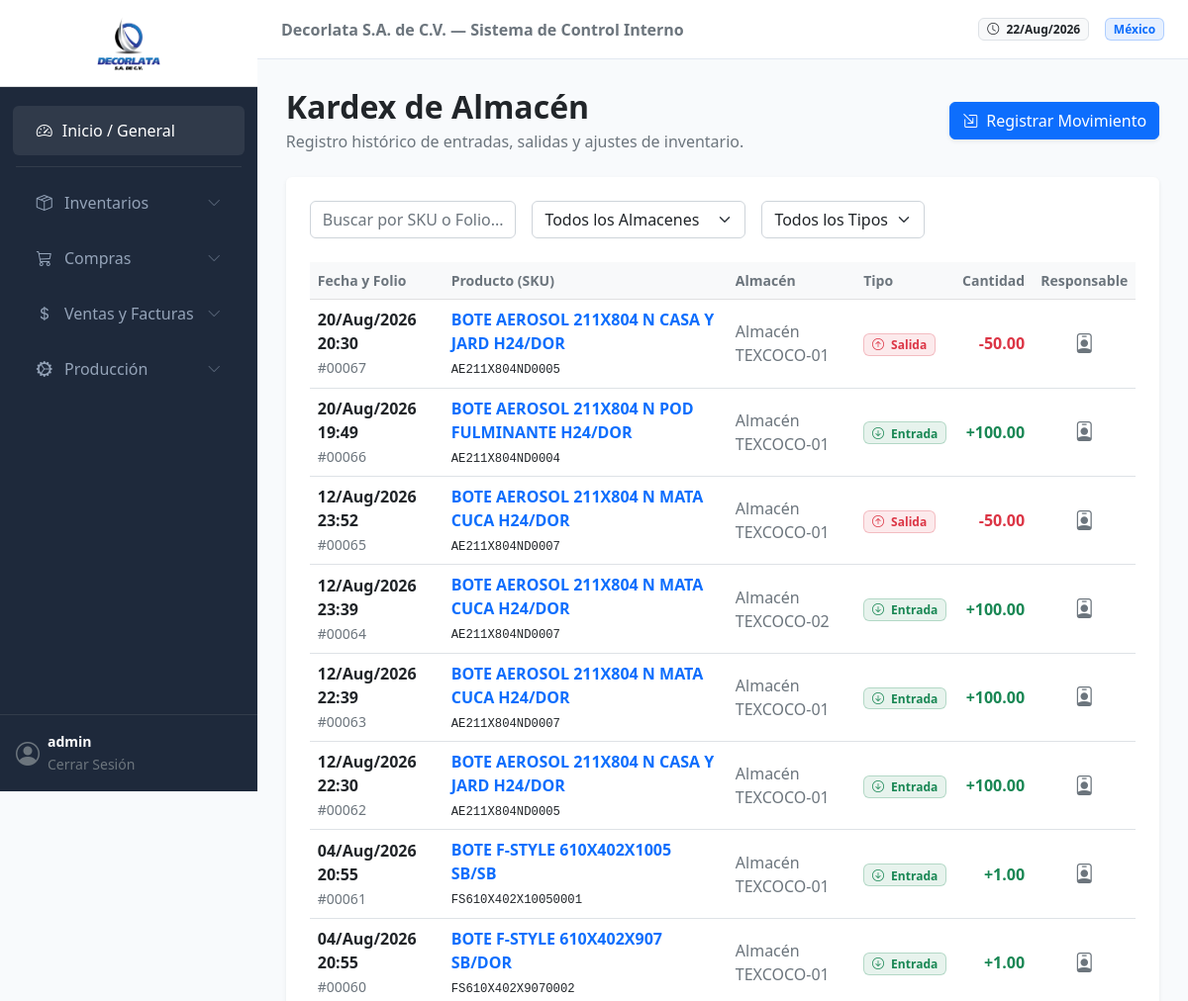
The app's page /inventario/movimientos/ (signed in, upper part), older data.
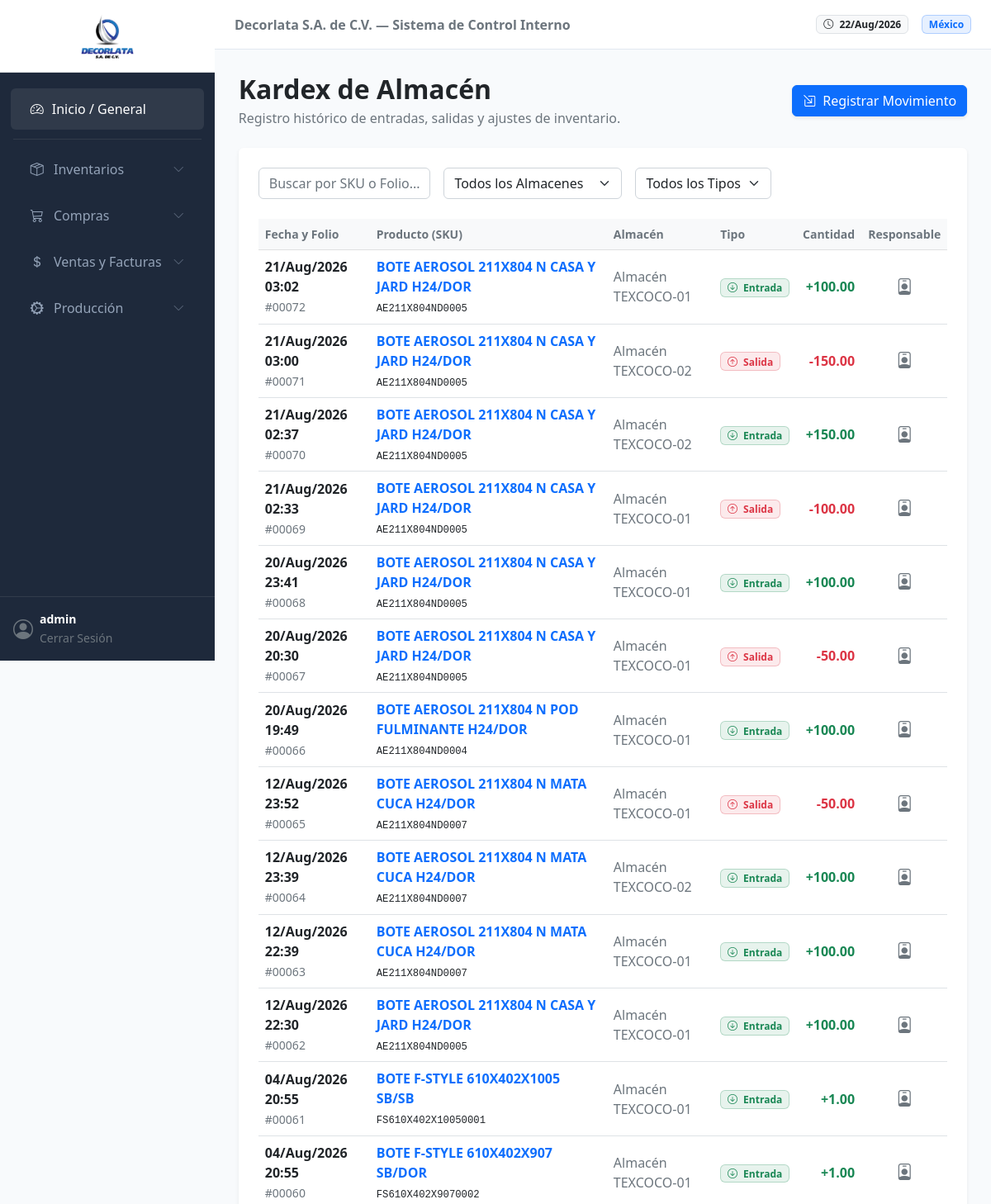
The same page, newer data.
### inventario/models.py (models this page shows, shortened)
class MovimientoInventario(models.Model):
    ENTRADA = 'E'
    SALIDA = 'S'
    TRANSFERENCIA = 'T'
    AJUSTE = 'A'
    TIPO_MOVIMIENTO_CHOICES = [
        (ENTRADA, 'Entrada (Compra/Producción)'),
        (SALIDA, 'Salida (Venta/Consumo)'),
        (TRANSFERENCIA, 'Transferencia entre Bodegas'),
        (AJUSTE, 'Ajuste Manual'),
    ]
    fecha = models.DateTimeField(auto_now_add=True)
    producto = models.ForeignKey(Producto, on_delete=models.PROTECT)
    bodega_origen = models.ForeignKey(Bodega, on_delete=models.PROTECT, related_name='movimientos_origen', blank=True, null=True)
    bodega_destino = models.ForeignKey(Bodega, on_delete=models.PROTECT, related_name='movimientos_destino', blank=True, null=True)
    tipo_movimiento = models.CharField(max_length=1, choices=TIPO_MOVIMIENTO_CHOICES)
    cantidad = models.DecimalField(max_digits=18, decimal_places=6)
    lote = models.CharField(max_length=50, blank=True, null=True, help_text="Número de Lote (crítico para Químicos/Componentes)")
    fecha_caducidad = models.DateField(blank=True, null=True, help_text="Fecha de caducidad aplicable según el lote")
    moneda_original = models.ForeignKey(
        Moneda, on_delete=models.PROTECT, blank=True, null=True,
        help_text="Moneda original de la transacción (Ej: USD en compra de válvulas)"
    )
    costo_unitario_original = models.DecimalField(
        max_digits=18, decimal_places=6, blank=True, null=True,
        help_text="Costo en la moneda de origen al momento del movimiento"
    )
    tipo_cambio_aplicado = models.DecimalField(
        max_digits=18, decimal_places=6, default=Decimal('1.000000'),
        help_text="Tipo de cambio del DOF aplicado ese día"
    )
    costo_unitario_mxn_capturado = models.DecimalField(
        max_digits=18, decimal_places=6, default=Decimal('0.000000'),
        help_text="Costo resultante en MXN integrado a la contabilidad"
    )
    referencia_operacion = models.CharField(max_length=100, blank=True, null=True, help_text="Ej: Folio OC-2026-004 o OP-2026-001")
    usuario = models.ForeignKey('auth.User', on_delete=models.PROTECT, help_text="Usuario que registró el movimiento")
    observaciones = models.TextField(blank=True, null=True)
    class Meta:
        verbose_name = "Movimiento de Inventario (Kardex)"
        verbose_name_plural = "Movimientos de Inventario (Kardex)"
        ordering = ['-fecha'] # Ordenar por fecha descendente

class Producto(models.Model):
    MATERIA_PRIMA = 'MP'
    COMPONENTE = 'CP'
    PRODUCTO_TERMINADO = 'PT'
    TIPO_PRODUCTO_CHOICES = [
        (MATERIA_PRIMA, 'Materia Prima (Químicos/Hojalata)'),
        (COMPONENTE, 'Componente (Válvulas/Tapas)'),
        (PRODUCTO_TERMINADO, 'Producto Terminado (Botes/Aerosol)'),
    ]
    nombre = models.CharField(max_length=255)
    sku = models.CharField(max_length=50, unique=True, help_text="Ej: AE-001 (Aerosol) o MP-BAR-EPO (Barniz)")
    descripcion = models.TextField(blank=True, null=True)
    tipo = models.CharField(max_length=2, choices=TIPO_PRODUCTO_CHOICES, default=PRODUCTO_TERMINADO)
    unidad_medida = models.ForeignKey(UnidadMedida, on_delete=models.PROTECT, help_text="Ej: Pza, Kg")
    moneda_base_costo = models.ForeignKey(
        Moneda, on_delete=models.PROTECT, related_name='productos_costo', help_text="Moneda en la que se rastrea el costo promedio"
    )
    moneda_base_venta = models.ForeignKey(
        Moneda, on_delete=models.PROTECT, related_name='productos_venta', help_text="Moneda de referencia para precios de venta"
    )
    costo_promedio_mxn = models.DecimalField(
        max_digits=18, decimal_places=6, default=Decimal('0.000000'), help_text="Costo promedio unitario en MXN para contabilidad"
    )
    class Meta:
        verbose_name = "Producto"
        verbose_name_plural = "Catálogo de Productos"

class Bodega(models.Model):
    codigo = models.CharField(max_length=20, unique=True)
    nombre = models.CharField(max_length=100)
    descripcion = models.TextField(blank=True, null=True)
    class Meta:
        verbose_name = "Bodega / Almacén"
        verbose_name_plural = "Bodegas / Almacenes"

### inventario/views.py (the view)
# urls.py: path('movimientos/', views.movimientos_view, name='movimientos'),
@login_required
def movimientos_view(request):
    movimientos = MovimientoInventario.objects.select_related(
        'producto', 'bodega_origen', 'bodega_destino', 'usuario'
    ).all().order_by('-fecha')[:100] # Limitamos a los últimos 100 para rendimiento visual
    if request.headers.get('HX-Request'):
        return render(request, 'inventario/partials/_tabla_movimientos.html', {'movimientos': movimientos})
    return render(request, 'inventario/movimientos.html', {'movimientos': movimientos})

### inventario/templates/inventario/movimientos.html (shortened to what this page needs)
{% extends 'general/base.html' %}
{% load static %}
{% block content %}
<div class="row mb-4 align-items-center">
    <div class="col">
        <h2 class="fw-bold text-dark mb-1">Kardex de Almacén</h2>
        <p class="text-muted mb-0">Registro histórico de entradas, salidas y ajustes de inventario.</p>
    </div>
    <div class="col-auto">
        <button class="btn btn-primary shadow-sm"
                hx-get="{% url 'inventario:registrar_movimiento' %}"
                hx-target="#form-movimiento-container"
                data-bs-toggle="offcanvas"
                data-bs-target="#offcanvasMovimiento">
            <i class="bi bi-box-arrow-in-down-right me-2"></i>Registrar Movimiento
        </button>
    </div>
</div>
<div class="card border-0 shadow-sm mb-4">
    <div class="card-body p-4">
        <div class="d-flex gap-3 mb-4">
            <input type="text" class="form-control w-25" placeholder="Buscar por SKU o Folio...">
            <select class="form-select w-auto">
                <option value="">Todos los Almacenes</option>
            </select>
            <select class="form-select w-auto">
                <option value="">Todos los Tipos</option>
            </select>
        </div>
        <div id="tabla-movimientos-container"
            hx-get="{% url 'inventario:movimientos' %}"
            hx-trigger="movimientoGuardado from:body">
            {% include 'inventario/partials/_tabla_movimientos.html' %}
        </div>
    </div>
</div>
{% endblock %}

### general/templates/general/base.html (shortened to what this page needs)
{% load static %}
<!DOCTYPE html>
<html lang="es">
<head>
    <link href="https://cdn.jsdelivr.net/npm/bootstrap@5.2.3/dist/css/bootstrap.min.css" rel="stylesheet">
    <link rel="stylesheet" href="https://cdn.jsdelivr.net/npm/bootstrap-icons@1.10.5/font/bootstrap-icons.css">
</head>
<body hx-headers='{"X-CSRFToken": "{{ csrf_token }}"}'>
    <nav class="sidebar d-flex flex-column" id="sidebarMenu">
        <div class="p-3 text-center border-bottom border-secondary border-opacity-25 bg-white">
            <img src="{% static 'general/img/logo_decorlata.png' %}" alt="Decorlata" class="img-fluid" style="max-height: 55px; width: auto;">
        </div>
        <div class="nav flex-column mt-3 flex-grow-1">
            <a href="{% url 'general:dashboard' %}" class="nav-link active">
                <i class="bi bi-speedometer2"></i> Inicio / General
            </a>
            <hr class="text-secondary mx-3 my-2 opacity-25">
            <a href="#submenuInventario" data-bs-toggle="collapse" class="nav-link d-flex justify-content-between align-items-center" aria-expanded="false">
                <span><i class="bi bi-box-seam me-2"></i> Inventarios</span>
                <i class="bi bi-chevron-down small opacity-50"></i>
            </a>
            <a href="#submenuCompras" data-bs-toggle="collapse" class="nav-link d-flex justify-content-between align-items-center" aria-expanded="false">
                <span><i class="bi bi-cart3 me-2"></i> Compras</span>
                <i class="bi bi-chevron-down small opacity-50"></i>
            </a>
            <a href="#submenuVentas" data-bs-toggle="collapse" class="nav-link d-flex justify-content-between align-items-center" aria-expanded="false">
                <span><i class="bi bi-currency-dollar me-2"></i> Ventas y Facturas</span>
                <i class="bi bi-chevron-down small opacity-50"></i>
            </a>
            <a href="#submenuProduccion" data-bs-toggle="collapse" class="nav-link d-flex justify-content-between align-items-center" aria-expanded="false">
                <span><i class="bi bi-gear-wide-connected me-2"></i> Producción</span>
                <i class="bi bi-chevron-down small opacity-50"></i>
            </a>
        </div>
        <div class="p-3 border-top border-secondary border-opacity-25">
            <div class="d-flex align-items-center text-white">
                <i class="bi bi-person-circle fs-4 me-2 text-muted"></i>
                <div class="overflow-hidden">
                    <p class="mb-0 small fw-bold text-truncate">{{ user.username }}</p>
                    <a href="/admin/logout/" class="text-decoration-none text-muted small">Cerrar Sesión</a>
                </div>
            </div>
        </div>
    </nav>
    <div class="main-wrapper">
        <header class="top-navbar d-flex align-items-center justify-content-between px-4">
            <div class="d-flex align-items-center gap-3">
                <span class="text-secondary fw-semibold d-none d-lg-inline">Decorlata S.A. de C.V. — Sistema de Control Interno</span>
            </div>
            <div class="ms-auto d-flex align-items-center gap-3">
                <span class="badge bg-light text-dark border"><i class="bi bi-clock me-1"></i> {% now "d/M/Y" %}</span>
                <span class="badge bg-primary bg-opacity-10 text-primary border border-primary border-opacity-25">México</span>
            </div>
        </header>
        <main class="content-container" id="main-content">
            {% block content %}{% endblock %}
        </main>
    </div>
</body>
</html>

### inventario/templates/inventario/partials/_tabla_movimientos.html (shortened to what this page needs)
<div class="table-responsive">
    <table class="table table-hover align-middle mb-0">
        <thead class="table-light text-muted small">
            <tr>
                <th>Fecha y Folio</th>
                <th>Producto (SKU)</th>
                <th>Almacén</th>
                <th>Tipo</th>
                <th class="text-end">Cantidad</th>
                <th class="text-center">Responsable</th>
            </tr>
        </thead>
        <tbody class="text-secondary text-sm">
            {% for mov in movimientos %}
            <tr>
                <td>
                    <div class="fw-bold text-dark">{{ mov.fecha|date:"d/M/Y H:i" }}</div>
                    <small class="text-muted">#{{ mov.id|stringformat:"05d" }}</small>
                </td>
                <td>
                    <div class="fw-semibold text-primary">{{ mov.producto.nombre }}</div>
                    <small class="text-muted"><code class="text-dark">{{ mov.producto.sku }}</code></small>
                </td>
                <td>
                    {% if mov.tipo_movimiento == 'E' %}
                        {{ mov.bodega_destino.nombre }}
                    {% elif mov.tipo_movimiento == 'S' %}
                        {{ mov.bodega_origen.nombre }}
                    {% else %}
                        {{ mov.bodega_origen.nombre }} <i class="bi bi-arrow-right"></i> {{ mov.bodega_destino.nombre }}
                    {% endif %}
                </td>
                <td>
                    {% if mov.tipo_movimiento == 'E' %}
                        <span class="badge bg-success bg-opacity-10 text-success border border-success border-opacity-25"><i class="bi bi-arrow-down-circle me-1"></i> Entrada</span>
                    {% elif mov.tipo_movimiento == 'S' %}
                        <span class="badge bg-danger bg-opacity-10 text-danger border border-danger border-opacity-25"><i class="bi bi-arrow-up-circle me-1"></i> Salida</span>
                    {% else %}
                        <span class="badge bg-info text-dark"><i class="bi bi-arrow-left-right me-1"></i> Transferencia</span>
                    {% endif %}
                </td>
                <td class="text-end fw-bold {% if mov.tipo_movimiento == 'E' %}text-success{% else %}text-danger{% endif %}">
                    {% if mov.tipo_movimiento == 'E' %}+{% else %}-{% endif %}{{ mov.cantidad|floatformat:2 }}
                </td>
                <td class="text-center"><i class="bi bi-person-badge fs-5 text-muted" title="{{ mov.usuario.username }}"></i></td>
            </tr>
            {% endfor %}
        </tbody>
    </table>
</div>

### general/templates/general/base.html (style rules this page uses)
:root { --sidebar-width: 260px; --primary-dark: #1e293b; --bg-light: #f8fafc; }
body { background-color: var(--bg-light); font-family: system-ui, -apple-system, sans-serif; overflow-x: hidden; }
.sidebar { width: var(--sidebar-width); height: 100vh; position: fixed; top: 0; left: 0; background-color: var(--primary-dark); z-index: 1000; transition: all 0.3s; }
.sidebar .nav-link { color: #94a3b8; padding: 0.8rem 1.5rem; display: flex; align-items: center; gap: 10px; border-radius: 0.375rem; margin: 0.2rem 0.8rem; }
.sidebar .nav-link:hover, .sidebar .nav-link.active { color: #fff; background-color: rgba(255, 255, 255, 0.08); }
.main-wrapper { margin-left: var(--sidebar-width); min-height: 100vh; display: flex; flex-direction: column; }
.top-navbar { background-color: #fff; border-bottom: 1px solid #e2e8f0; height: 60px; }
.content-container { padding: 1.8rem; flex-grow: 1; }

Row changes from the older to the newer data that the page shows:
added MovimientoInventario: fecha "21/Aug/2026 03:02", id "00072", producto.nombre "BOTE AEROSOL 211X804 N CASA Y JARD H24/DOR", producto.sku "AE211X804ND0005", bodega_destino.nombre "Almacén TEXCOCO-01", tipo_movimiento "E" (drawn), cantidad "100.00"
added MovimientoInventario: fecha "21/Aug/2026 03:00", id "00071", producto.nombre "BOTE AEROSOL 211X804 N CASA Y JARD H24/DOR", producto.sku "AE211X804ND0005", bodega_origen.nombre "Almacén TEXCOCO-02", tipo_movimiento "S" (drawn), cantidad "150.00"
added MovimientoInventario: fecha "21/Aug/2026 02:37", id "00070", producto.nombre "BOTE AEROSOL 211X804 N CASA Y JARD H24/DOR", producto.sku "AE211X804ND0005", bodega_destino.nombre "Almacén TEXCOCO-02", tipo_movimiento "E" (drawn), cantidad "150.00"
added MovimientoInventario: fecha "21/Aug/2026 02:33", id "00069", producto.nombre "BOTE AEROSOL 211X804 N CASA Y JARD H24/DOR", producto.sku "AE211X804ND0005", bodega_origen.nombre "Almacén TEXCOCO-01", tipo_movimiento "S" (drawn), cantidad "100.00"
added MovimientoInventario: fecha "20/Aug/2026 23:41", id "00068", producto.nombre "BOTE AEROSOL 211X804 N CASA Y JARD H24/DOR", producto.sku "AE211X804ND0005", bodega_destino.nombre "Almacén TEXCOCO-01", tipo_movimiento "E" (drawn), cantidad "100.00"
